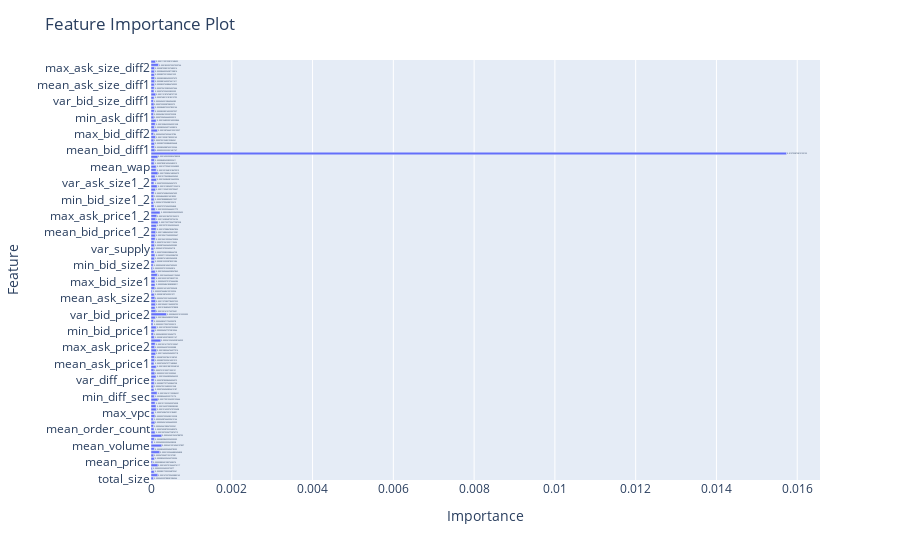

Source (notebook cell):
### Code cell
importance_df = pd.DataFrame({'Feature': keys, 'Importance': values})
fig = px.bar(importance_df, x='Importance', y='Feature', orientation='h', text='Importance')
fig.update_layout(title='Feature Importance Plot', xaxis_title='Importance', yaxis_title='Feature')
fig.show()

### Figure 1 — Plotly figure (JSON) as saved in the notebook; plotly's stock layout.template omitted (floating-point values rounded to 4 significant figures)
{"data": [{"alignmentgroup": "True", "hovertemplate": "Importance=%{text}<br>Feature=%{y}<extra></extra>", "legendgroup": "", "marker": {"color": "#636efa", "pattern": {"shape": ""}}, "name": "", "offsetgroup": "", "orientation": "h", "showlegend": false, "text": [6.024e-05, 0.0001673, 8.017e-05, 3.323e-05, 0.0001696, 3.885e-05, 8.343e-05, 6.75e-05, 0.0002154, 8.26e-05, 0.0002652, 4.9e-05, 8.399e-05, 0.0002654, 0.0001008, 7.496e-05, 6.366e-05, 9.436e-05, 5.699e-05, 9.576e-05, 7.639e-05, 0.0001316, 0.0001246, 0.0001011, 0.0001709, 8.066e-05, 0.0001504, 7.435e-05, 6.792e-05, 8.078e-05, 7.878e-05, 0.0001234, 9.251e-05, 7.219e-05, 0.0001283, 7.429e-05, 8.98e-05, 8.73e-05, 0.0001144, 0.0001381, 9.064e-05, 0.0001032, 0.0002412, 8.169e-05, 6.29e-05, 9.049e-05, 0.0001298, 5.022e-05, 6.082e-05, 0.0001087, 0.0003844, 0.0001202, 0.0001018, 0.0001094, 0.0001137, 9.473e-05, 8.109e-05, 3.074e-05, 9.314e-05, 9.949e-05, 9.66e-05, 0.0001036, 0.0001564, 0.000105, 3.94e-05, 5.456e-05, 8.153e-05, 8.576e-05, 9.712e-05, 7.391e-05, 6.911e-05, 8.724e-05, 7.916e-05, 0.0001042, 0.0001094, 0.0001149, 0.000128, 0.0001338, 0.0001754, 0.0001163, 0.0001422, 0.0002239, 0.0001036, 7.573e-05, 6.138e-05, 7.809e-05, 6.846e-05, 7.676e-05, 0.0001115, 0.0001513, 7.334e-05, 0.0001346, 0.0001017, 0.000171, 0.0001291, 0.0001278, 7.858e-05, 8.686e-05, 0.000169, 0.01574, 9.524e-05, 8.37e-05, 8.572e-05, 7.021e-05, 0.000111, 6.534e-05, 0.0001587, 8.307e-05, 0.0001039, 0.0001269, 7.205e-05, 6.286e-05, 8.259e-05, 8.481e-05, 7.23e-05, 6.066e-05, 7.685e-05, 0.0001152, 7.472e-05, 7.962e-05, 8.237e-05, 8.817e-05, 8.929e-05, 8.372e-05, 8.44e-05, 8.74e-05, 0.0001853, 0.0001111], "textposition": "auto", "type": "bar", "x": [6.024e-05, 0.0001673, 8.017e-05, 3.323e-05, 0.0001696, 3.885e-05, 8.343e-05, 6.75e-05, 0.0002154, 8.26e-05, 0.0002652, 4.9e-05, 8.399e-05, 0.0002654, 0.0001008, 7.496e-05, 6.366e-05, 9.436e-05, 5.699e-05, 9.576e-05, 7.639e-05, 0.0001316, 0.0001246, 0.0001011, 0.0001709, 8.066e-05, 0.0001504, 7.435e-05, 6.792e-05, 8.078e-05, 7.878e-05, 0.0001234, 9.251e-05, 7.219e-05, 0.0001283, 7.429e-05, 8.98e-05, 8.73e-05, 0.0001144, 0.0001381, 9.064e-05, 0.0001032, 0.0002412, 8.169e-05, 6.29e-05, 9.049e-05, 0.0001298, 5.022e-05, 6.082e-05, 0.0001087, 0.0003844, 0.0001202, 0.0001018, 0.0001094, 0.0001137, 9.473e-05, 8.109e-05, 3.074e-05, 9.314e-05, 9.949e-05, 9.66e-05, 0.0001036, 0.0001564, 0.000105, 3.94e-05, 5.456e-05, 8.153e-05, 8.576e-05, 9.712e-05, 7.391e-05, 6.911e-05, 8.724e-05, 7.916e-05, 0.0001042, 0.0001094, 0.0001149, 0.000128, 0.0001338, 0.0001754, 0.0001163, 0.0001422, 0.0002239, 0.0001036, 7.573e-05, 6.138e-05, 7.809e-05, 6.846e-05, 7.676e-05, 0.0001115, 0.0001513, 7.334e-05, 0.0001346, 0.0001017, 0.000171, 0.0001291, 0.0001278, 7.858e-05, 8.686e-05, 0.000169, 0.01574, 9.524e-05, 8.37e-05, 8.572e-05, 7.021e-05, 0.000111, 6.534e-05, 0.0001587, 8.307e-05, 0.0001039, 0.0001269, 7.205e-05, 6.286e-05, 8.259e-05, 8.481e-05, 7.23e-05, 6.066e-05, 7.685e-05, 0.0001152, 7.472e-05, 7.962e-05, 8.237e-05, 8.817e-05, 8.929e-05, 8.372e-05, 8.44e-05, 8.74e-05, 0.0001853, 0.0001111], "xaxis": "x", "y": ["total_size", "mean_size", "max_size", "min_size", "var_size", "mean_price", "max_price", "min_price", "var_price", "total_volume", "mean_volume", "max_volume", "min_volume", "var_volume", "total_order_count", "mean_order_count", "max_order_count", "var_order_count", "vwap", "mean_vpc", "max_vpc", "min_vpc", "var_vpc", "mean_diff_sec", "max_diff_sec", "min_diff_sec", "var_diff_sec", "mean_diff_price", "max_diff_price", "min_diff_price", "var_diff_price", "mean_diff_volume", "max_diff_volume", "min_diff_volume", "var_diff_volume", "mean_ask_price1", "max_ask_price1", "min_ask_price1", "var_ask_price1", "mean_ask_price2", "max_ask_price2", "min_ask_price2", "var_ask_price2", "mean_bid_price1", "max_bid_price1", "min_bid_price1", "var_bid_price1", "mean_bid_price2", "max_bid_price2", "min_bid_price2", "var_bid_price2", "mean_ask_size1", "max_ask_size1", "min_ask_size1", "var_ask_size1", "mean_ask_size2", "max_ask_size2", "min_ask_size2", "var_ask_size2", "mean_bid_size1", "max_bid_size1", "min_bid_size1", "var_bid_size1", "mean_bid_size2", "max_bid_size2", "min_bid_size2", "var_bid_size2", "mean_supply", "max_supply", "min_supply", "var_supply", "mean_pot_demand", "max_pot_demand", "min_pot_demand", "var_pot_demand", "mean_bid_price1_2", "max_bid_price1_2", "min_bid_price1_2", "var_bid_price1_2", "mean_ask_price1_2", "max_ask_price1_2", "min_ask_price1_2", "var_ask_price1_2", "mean_bid_size1_2", "max_bid_size1_2", "min_bid_size1_2", "var_bid_size1_2", "mean_ask_size1_2", "max_ask_size1_2", "min_ask_size1_2", "var_ask_size1_2", "mean_BidAskSpreadOpt", "max_BidAskSpreadOpt", "min_BidAskSpreadOpt", "var_BidAskSpreadOpt", "mean_wap", "max_wap", "min_wap", "var_wap", "current_realized_volatility", "mean_bid_diff1", "max_bid_diff1", "min_bid_diff1", "var_bid_diff1", "mean_bid_diff2", "max_bid_diff2", "min_bid_diff2", "var_bid_diff2", "mean_ask_diff1", "max_ask_diff1", "min_ask_diff1", "var_ask_diff1", "mean_bid_size_diff1", "max_bid_size_diff1", "min_bid_size_diff1", "var_bid_size_diff1", "mean_bid_size_diff2", "max_bid_size_diff2", "min_bid_size_diff2", "var_bid_size_diff2", "mean_ask_size_diff1", "max_ask_size_diff1", "min_ask_size_diff1", "var_ask_size_diff1", "mean_ask_size_diff2", "max_ask_size_diff2", "min_ask_size_diff2", "var_ask_size_diff2"], "yaxis": "y"}], "layout": {"barmode": "relative", "legend": {"tracegroupgap": 0}, "margin": {"t": 60}, "title": {"text": "Feature Importance Plot"}, "xaxis": {"anchor": "y", "domain": [0, 1], "title": {"text": "Importance"}}, "yaxis": {"anchor": "x", "domain": [0, 1], "title": {"text": "Feature"}}}}
